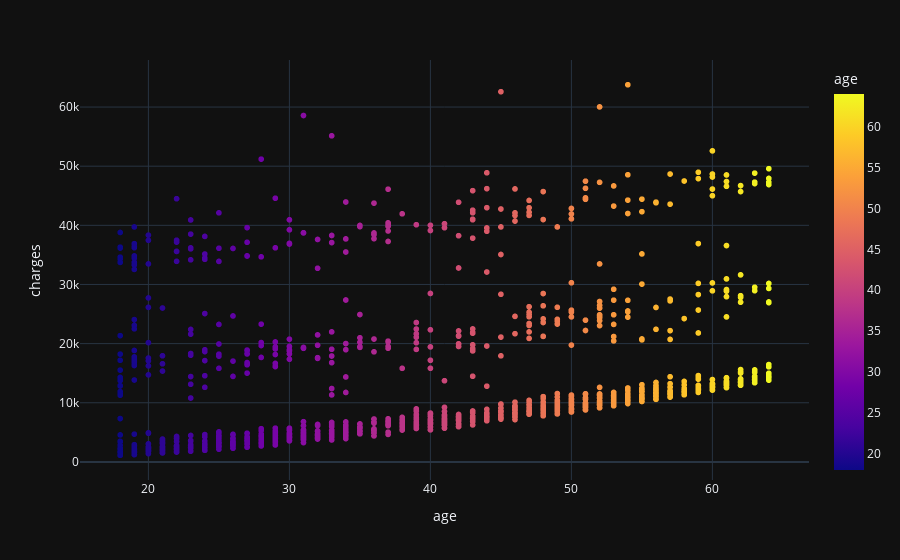

The notebook cell this image was saved under:
### Markdown cell above
Charges mainly lies under 1500.

### Code cell
px.scatter(data_frame = df, x = 'age', y = 'charges', color = 'age', template = 'plotly_dark')

### Figure 1 — Plotly figure (JSON) as saved in the notebook; plotly's stock layout.template omitted (floating-point values rounded to 4 significant figures; data arrays with more than 128 entries replaced by an {"elided": "..."} marker saying what was removed)
{"data": [{"hovertemplate": "age=%{marker.color}<br>charges=%{y}<extra></extra>", "legendgroup": "", "marker": {"color": {"elided": "1338 int values"}, "coloraxis": "coloraxis", "symbol": "circle"}, "mode": "markers", "name": "", "showlegend": false, "type": "scattergl", "x": {"elided": "1338 int values"}, "xaxis": "x", "y": {"elided": "1338 float values"}, "yaxis": "y"}], "layout": {"coloraxis": {"colorbar": {"title": {"text": "age"}}, "colorscale": [[0, "#0d0887"], [0.1111, "#46039f"], [0.2222, "#7201a8"], [0.3333, "#9c179e"], [0.4444, "#bd3786"], [0.5556, "#d8576b"], [0.6667, "#ed7953"], [0.7778, "#fb9f3a"], [0.8889, "#fdca26"], [1, "#f0f921"]]}, "legend": {"tracegroupgap": 0}, "margin": {"t": 60}, "xaxis": {"anchor": "y", "domain": [0, 1], "title": {"text": "age"}}, "yaxis": {"anchor": "x", "domain": [0, 1], "title": {"text": "charges"}}}}
